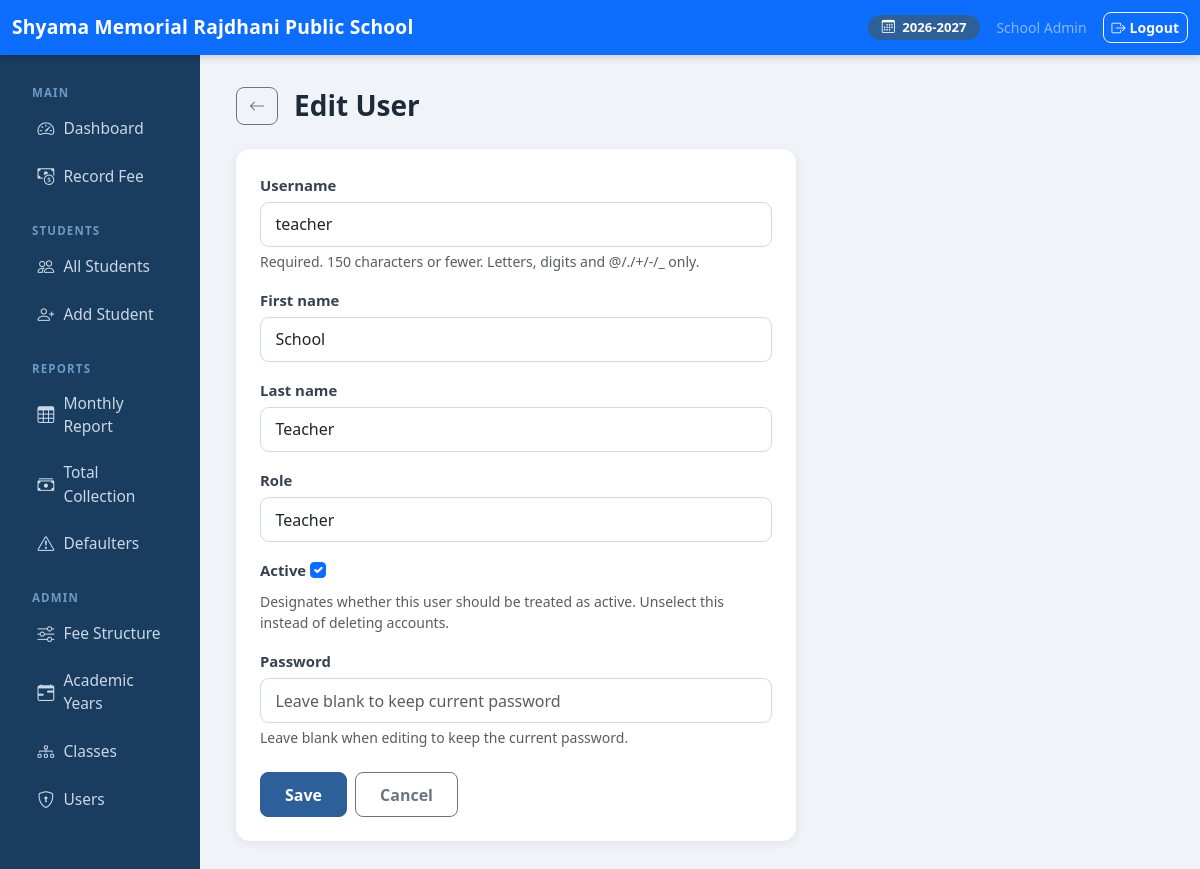
Screenshot of /accounts/users/2/edit/ (signed in) with the database file from the repository.
### students/models.py (models this page shows, shortened)
class AcademicYear(models.Model):
    name = models.CharField(max_length=20, unique=True)  # e.g. "2026-2027"
    start_date = models.DateField()
    end_date = models.DateField()
    is_current = models.BooleanField(default=False)
    class Meta:
        ordering = ['-start_date']
    @classmethod
    def get_current(cls):
        return cls.objects.filter(is_current=True).first()

### accounts/models.py (models this page shows, shortened)
class CustomUser(AbstractUser):
    ROLE_ADMIN = 'admin'
    ROLE_TEACHER = 'teacher'
    ROLE_CHOICES = [
        (ROLE_ADMIN, 'Admin'),
        (ROLE_TEACHER, 'Teacher'),
    ]
    role = models.CharField(max_length=10, choices=ROLE_CHOICES, default=ROLE_TEACHER)
    def is_admin(self):
        return self.role == self.ROLE_ADMIN

### accounts/views.py (the view)
# urls.py: path('users/<int:pk>/edit/', views.user_edit, name='user_edit'),
@login_required
@admin_required
def user_edit(request, pk):
    user = get_object_or_404(CustomUser, pk=pk)
    form = UserForm(request.POST or None, instance=user)
    if request.method == 'POST' and form.is_valid():
        form.save()
        messages.success(request, 'User updated successfully.')
        return redirect('accounts:user_list')
    return render(request, 'accounts/user_form.html', {'form': form, 'title': 'Edit User', 'obj': user})

### accounts/forms.py (shortened to what this page needs)
class UserForm(forms.ModelForm):
    password = forms.CharField(
        required=False,
        widget=forms.PasswordInput(attrs={'class': 'form-control form-control-lg', 'placeholder': 'Leave blank to keep current password'}),
        help_text='Leave blank when editing to keep the current password.',
    )
    class Meta:
        model = CustomUser
        fields = ['username', 'first_name', 'last_name', 'role', 'is_active']
        widgets = {
            'username': forms.TextInput(attrs={'class': 'form-control form-control-lg'}),
            'first_name': forms.TextInput(attrs={'class': 'form-control form-control-lg'}),
            'last_name': forms.TextInput(attrs={'class': 'form-control form-control-lg'}),
            'role': forms.Select(attrs={'class': 'form-select form-select-lg'}),
            'is_active': forms.CheckboxInput(attrs={'class': 'form-check-input'}),
        }

### fees/templatetags/fees_tags.py (called while the page is built)
@register.simple_tag
def current_year_display():
    year = AcademicYear.get_current()
    return year.name if year else 'No Active Year'

### templates/accounts/user_form.html (shortened to what this page needs)
{% extends "base.html" %}
{% block content %}
<div class="d-flex align-items-center mb-4 gap-3">
  <a href="{% url 'accounts:user_list' %}" class="btn btn-outline-secondary"><i class="bi bi-arrow-left"></i></a>
  <h3 class="fw-bold mb-0">{{ title }}</h3>
</div>
<div class="card" style="max-width:560px;">
  <div class="card-body p-4">
    <form method="post">
      {% for field in form %}
      <div class="mb-3">
        <label class="form-label">{{ field.label }}</label>
        {{ field }}
        {% if field.help_text %}<div class="form-text">{{ field.help_text }}</div>{% endif %}
      </div>
      {% endfor %}
      <div class="d-flex gap-2 mt-4">
        <button type="submit" class="btn btn-primary btn-lg">Save</button>
        <a href="{% url 'accounts:user_list' %}" class="btn btn-outline-secondary btn-lg">Cancel</a>
      </div>
    </form>
  </div>
</div>
{% endblock %}

### templates/base.html (shortened to what this page needs)
<!DOCTYPE html>
<html lang="en">
<head>
  <link href="https://cdn.jsdelivr.net/npm/bootstrap@5.3.3/dist/css/bootstrap.min.css" rel="stylesheet">
  <link href="https://cdn.jsdelivr.net/npm/bootstrap-icons@1.11.3/font/bootstrap-icons.min.css" rel="stylesheet">
</head>
<body>
{% if user.is_authenticated %}
<nav class="navbar navbar-dark bg-primary no-print">
  <div class="container-fluid">
    <span class="navbar-brand">Shyama Memorial Rajdhani Public School</span>
    <div class="d-flex align-items-center gap-3">
      {% with year=request.session.current_year %}
      <span class="year-badge">
        <i class="bi bi-calendar3 me-1"></i>
        {% load fees_tags %}{% current_year_display %}
      </span>
      {% endwith %}
      <span class="text-white-50 small">{{ user.get_full_name|default:user.username }}</span>
      <a href="{% url 'accounts:logout' %}" class="btn btn-outline-light btn-sm">
        <i class="bi bi-box-arrow-right me-1"></i>Logout
      </a>
    </div>
  </div>
</nav>
<div class="container-fluid">
  <div class="row">
    <div class="col-md-2 sidebar no-print py-3">
      <div class="sidebar-heading">Main</div>
      <ul class="nav flex-column">
        <li class="nav-item">
          <a class="nav-link {% if request.resolver_match.url_name == 'dashboard' %}active{% endif %}" href="{% url 'fees:dashboard' %}">
            <i class="bi bi-speedometer2"></i> Dashboard
          </a>
        </li>
        <li class="nav-item">
          <a class="nav-link {% if 'fee_entry' in request.resolver_match.url_name %}active{% endif %}" href="{% url 'fees:fee_entry_select' %}">
            <i class="bi bi-cash-coin"></i> Record Fee
          </a>
        </li>
      </ul>
      <div class="sidebar-heading mt-2">Students</div>
      <ul class="nav flex-column">
        <li class="nav-item">
          <a class="nav-link" href="{% url 'students:list' %}">
            <i class="bi bi-people"></i> All Students
          </a>
        </li>
        <li class="nav-item">
          <a class="nav-link" href="{% url 'students:add' %}">
            <i class="bi bi-person-plus"></i> Add Student
          </a>
        </li>
      </ul>
      <div class="sidebar-heading mt-2">Reports</div>
      <ul class="nav flex-column">
        <li class="nav-item">
          <a class="nav-link" href="{% url 'fees:monthly_report' %}">
            <i class="bi bi-table"></i> Monthly Report
          </a>
        </li>
        <li class="nav-item">
          <a class="nav-link" href="{% url 'fees:total_collection' %}">
            <i class="bi bi-cash-stack"></i> Total Collection
          </a>
        </li>
        <li class="nav-item">
          <a class="nav-link" href="{% url 'fees:defaulters' %}">
            <i class="bi bi-exclamation-triangle"></i> Defaulters
          </a>
        </li>
      </ul>
      {% if user.is_admin %}
      <div class="sidebar-heading mt-2">Admin</div>
      <ul class="nav flex-column">
        <li class="nav-item">
          <a class="nav-link" href="{% url 'fees:structure_list' %}">
            <i class="bi bi-sliders"></i> Fee Structure
          </a>
        </li>
        <li class="nav-item">
          <a class="nav-link" href="{% url 'students:year_list' %}">
            <i class="bi bi-calendar-range"></i> Academic Years
          </a>
        </li>
        <li class="nav-item">
          <a class="nav-link" href="{% url 'students:class_list' %}">
            <i class="bi bi-diagram-3"></i> Classes
          </a>
        </li>
        <li class="nav-item">
          <a class="nav-link" href="{% url 'accounts:user_list' %}">
            <i class="bi bi-shield-lock"></i> Users
          </a>
        </li>
      </ul>
      {% endif %}
    </div>
    <div class="col-md-10 main-content">
      {% block content %}{% endblock %}
    </div>
  </div>
</div>
{% else %}
{% block full_content %}{% endblock %}
{% endif %}
</body>
</html>

### templates/base.html (style rules this page uses)
body { font-size: 1rem; background: #f0f4f8; color: #1e2a38; }
a { text-decoration: none; }
.navbar { box-shadow: 0 2px 8px rgba(0,0,0,.18); }
.navbar-brand { font-weight: 700; font-size: 1.2rem; letter-spacing: .01em; }
.sidebar { min-height: calc(100vh - 56px); background: #1a3c5e; }
.sidebar .nav-link { color: #c8d8e8; font-size: .97rem; padding: .6rem 1.1rem; border-radius: 7px; margin: 2px 8px; display: flex; align-items: center; gap: 9px; transition: background .15s; }
.sidebar .nav-link i { font-size: 1.05rem; flex-shrink: 0; }
.sidebar-heading { color: #6b9ac4; font-size: .72rem; font-weight: 700; letter-spacing: .1em; padding: .8rem 1.25rem .2rem; text-transform: uppercase; }
.main-content { padding: 2rem 2.25rem; }
.card { border: none; border-radius: 14px; box-shadow: 0 2px 12px rgba(0,0,0,.07); }
.form-label { font-weight: 600; font-size: .93rem; color: #374151; margin-bottom: .35rem; }
.form-control, .form-select { border-radius: 8px; border: 1.5px solid #d1d9e0; padding: .55rem .85rem; font-size: .97rem; background: #fff; transition: border-color .15s, box-shadow .15s; }
.form-control-lg, .form-select-lg { padding: .6rem .9rem; font-size: 1rem; border-radius: 9px; }
.btn { border-radius: 8px; font-weight: 600; }
.btn-lg { font-size: 1rem; padding: .6rem 1.5rem; }
.btn-primary { background: #2d6099; border-color: #2d6099; }
.year-badge { background: #2d6099; color: #fff; border-radius: 20px; padding: 3px 14px; font-size: .82rem; font-weight: 600; }

### rows the page displays
AcademicYear: name "2026-2027"
CustomUser: get_full_name "School Admin"
CustomUser: form "teacher" "School" "Teacher" "Teacher" "☑"

### other values shown
{{ title }} "Edit User"
{{ field.label }} "Username" "First name" "Last name" "Role" "Active" "Password"
{{ field.help_text }} "Required. 150 characters or fewer. Letters, digits and @/./+/-/_ only." "Designates whether this user should be treated as active. Unselect this instead of deleting accounts." "Leave blank when editing to keep the current password."
